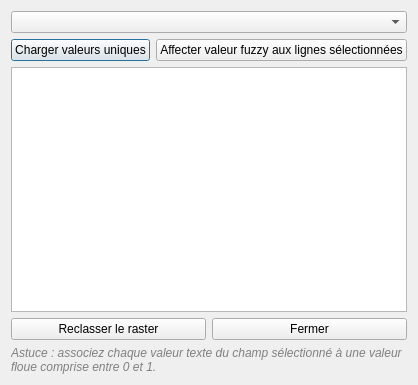
<?xml version="1.0" encoding="UTF-8"?>
<ui version="4.0">
 <class>FuzzyClassDialog</class>
 <widget class="QDialog" name="FuzzyClassDialog">
  <property name="geometry">
   <rect>
    <x>0</x>
    <y>0</y>
    <width>274</width>
    <height>385</height>
   </rect>
  </property>
  <property name="windowTitle">
   <string>Fuzzy Classes Mapping</string>
  </property>
  <layout class="QVBoxLayout" name="verticalLayout">
   <item>
    <widget class="QComboBox" name="layerComboBox"/>
   </item>
   <item>
    <layout class="QHBoxLayout" name="horizontalLayoutValues">
     <item>
      <widget class="QPushButton" name="btnLoadValues">
       <property name="text">
        <string>Charger valeurs uniques</string>
       </property>
      </widget>
     </item>
	 <item>
	 <widget class="QPushButton" name="btnAssignFuzzy">
	  <property name="text">
	   <string>Affecter valeur fuzzy aux lignes sélectionnées</string>
	  </property>
	 </widget>
	</item>

    </layout>
   </item>
   <item>
    <widget class="QTableWidget" name="tableMapping"/>
   </item>
   <item>
    <layout class="QHBoxLayout" name="horizontalLayoutBottom">
     <item>
      <widget class="QPushButton" name="btnApply">
       <property name="text">
        <string>Reclasser le raster</string>
       </property>
      </widget>
     </item>
     <item>
      <widget class="QPushButton" name="btnClose">
       <property name="text">
        <string>Fermer</string>
       </property>
      </widget>
     </item>
    </layout>
   </item>
   <item>
    <widget class="QLabel" name="helpLabel">
     <property name="styleSheet">
      <string>color: gray; font-style: italic;</string>
     </property>
     <property name="text">
      <string>Astuce : associez chaque valeur texte du champ sélectionné à une valeur floue comprise entre 0 et 1.</string>
     </property>
     <property name="wordWrap">
      <bool>true</bool>
     </property>
    </widget>
   </item>
  </layout>
 </widget>
 <resources/>
 <connections/>
</ui>
